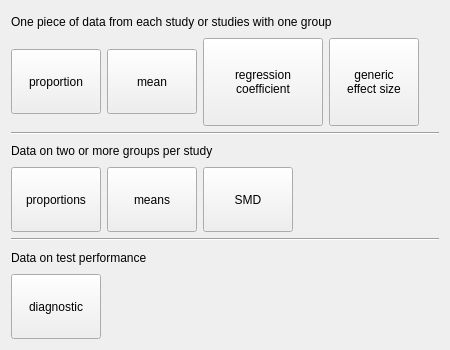
<?xml version="1.0" encoding="UTF-8"?>
<ui version="4.0">
 <class>DataTypePage</class>
 <widget class="QWizardPage" name="DataTypePage">
  <property name="geometry">
   <rect>
    <x>0</x>
    <y>0</y>
    <width>450</width>
    <height>350</height>
   </rect>
  </property>
  <property name="sizePolicy">
   <sizepolicy hsizetype="Preferred" vsizetype="Preferred">
    <horstretch>0</horstretch>
    <verstretch>0</verstretch>
   </sizepolicy>
  </property>
  <property name="windowTitle">
   <string>WizardPage</string>
  </property>
  <property name="title">
   <string>What type of data do you have?</string>
  </property>
  <layout class="QVBoxLayout" name="verticalLayout">
   <item>
    <widget class="QLabel" name="label_2">
     <property name="font">
      <font>
       <underline>false</underline>
      </font>
     </property>
     <property name="text">
      <string>One piece of data from each study or studies with one group</string>
     </property>
    </widget>
   </item>
   <item>
    <layout class="QHBoxLayout" name="horizontalLayout_3">
     <item>
      <widget class="QToolButton" name="onearm_proportion_Button">
       <property name="minimumSize">
        <size>
         <width>90</width>
         <height>65</height>
        </size>
       </property>
       <property name="maximumSize">
        <size>
         <width>90</width>
         <height>65</height>
        </size>
       </property>
       <property name="text">
        <string>proportion</string>
       </property>
       <property name="icon">
        <iconset resource="../images/icons.qrc">
         <normaloff>:/new_dataset/startscreens/proportion.png</normaloff>:/new_dataset/startscreens/proportion.png</iconset>
       </property>
       <property name="iconSize">
        <size>
         <width>40</width>
         <height>40</height>
        </size>
       </property>
       <property name="checkable">
        <bool>true</bool>
       </property>
       <property name="toolButtonStyle">
        <enum>Qt::ToolButtonTextUnderIcon</enum>
       </property>
       <attribute name="buttonGroup">
        <string notr="true">buttonGroup</string>
       </attribute>
      </widget>
     </item>
     <item>
      <widget class="QToolButton" name="onearm_mean_Button">
       <property name="minimumSize">
        <size>
         <width>90</width>
         <height>65</height>
        </size>
       </property>
       <property name="maximumSize">
        <size>
         <width>90</width>
         <height>65</height>
        </size>
       </property>
       <property name="baseSize">
        <size>
         <width>10</width>
         <height>10</height>
        </size>
       </property>
       <property name="text">
        <string>mean</string>
       </property>
       <property name="icon">
        <iconset resource="../images/icons.qrc">
         <normaloff>:/new_dataset/startscreens/mean.png</normaloff>:/new_dataset/startscreens/mean.png</iconset>
       </property>
       <property name="iconSize">
        <size>
         <width>40</width>
         <height>40</height>
        </size>
       </property>
       <property name="checkable">
        <bool>true</bool>
       </property>
       <property name="toolButtonStyle">
        <enum>Qt::ToolButtonTextUnderIcon</enum>
       </property>
       <attribute name="buttonGroup">
        <string notr="true">buttonGroup</string>
       </attribute>
      </widget>
     </item>
     <item>
      <widget class="QToolButton" name="onearm_single_reg_coef_Button">
       <property name="minimumSize">
        <size>
         <width>120</width>
         <height>88</height>
        </size>
       </property>
       <property name="maximumSize">
        <size>
         <width>120</width>
         <height>88</height>
        </size>
       </property>
       <property name="baseSize">
        <size>
         <width>10</width>
         <height>10</height>
        </size>
       </property>
       <property name="text">
        <string>regression
coefficient</string>
       </property>
       <property name="icon">
        <iconset resource="../images/icons.qrc">
         <normaloff>:/new_dataset/startscreens/single_reg_coef.png</normaloff>:/new_dataset/startscreens/single_reg_coef.png</iconset>
       </property>
       <property name="iconSize">
        <size>
         <width>40</width>
         <height>40</height>
        </size>
       </property>
       <property name="checkable">
        <bool>true</bool>
       </property>
       <property name="toolButtonStyle">
        <enum>Qt::ToolButtonTextUnderIcon</enum>
       </property>
       <attribute name="buttonGroup">
        <string notr="true">buttonGroup</string>
       </attribute>
      </widget>
     </item>
     <item>
      <widget class="QToolButton" name="onearm_generic_effect_size_Button">
       <property name="minimumSize">
        <size>
         <width>90</width>
         <height>88</height>
        </size>
       </property>
       <property name="maximumSize">
        <size>
         <width>90</width>
         <height>88</height>
        </size>
       </property>
       <property name="baseSize">
        <size>
         <width>10</width>
         <height>10</height>
        </size>
       </property>
       <property name="text">
        <string>generic
effect size</string>
       </property>
       <property name="icon">
        <iconset resource="../images/icons.qrc">
         <normaloff>:/new_dataset/startscreens/gen_eff_size.png</normaloff>:/new_dataset/startscreens/gen_eff_size.png</iconset>
       </property>
       <property name="iconSize">
        <size>
         <width>40</width>
         <height>40</height>
        </size>
       </property>
       <property name="checkable">
        <bool>true</bool>
       </property>
       <property name="toolButtonStyle">
        <enum>Qt::ToolButtonTextUnderIcon</enum>
       </property>
       <property name="arrowType">
        <enum>Qt::NoArrow</enum>
       </property>
       <attribute name="buttonGroup">
        <string notr="true">buttonGroup</string>
       </attribute>
      </widget>
     </item>
     <item>
      <spacer name="horizontalSpacer">
       <property name="orientation">
        <enum>Qt::Horizontal</enum>
       </property>
       <property name="sizeHint" stdset="0">
        <size>
         <width>40</width>
         <height>20</height>
        </size>
       </property>
      </spacer>
     </item>
    </layout>
   </item>
   <item>
    <widget class="Line" name="line_2">
     <property name="orientation">
      <enum>Qt::Horizontal</enum>
     </property>
    </widget>
   </item>
   <item>
    <widget class="QLabel" name="label_4">
     <property name="text">
      <string>Data on two or more groups per study</string>
     </property>
    </widget>
   </item>
   <item>
    <layout class="QHBoxLayout" name="horizontalLayout_2">
     <item>
      <widget class="QToolButton" name="twoarm_proportions_Button">
       <property name="minimumSize">
        <size>
         <width>90</width>
         <height>65</height>
        </size>
       </property>
       <property name="maximumSize">
        <size>
         <width>90</width>
         <height>65</height>
        </size>
       </property>
       <property name="baseSize">
        <size>
         <width>10</width>
         <height>10</height>
        </size>
       </property>
       <property name="text">
        <string>proportions</string>
       </property>
       <property name="icon">
        <iconset resource="../images/icons.qrc">
         <normaloff>:/new_dataset/startscreens/proportions.png</normaloff>:/new_dataset/startscreens/proportions.png</iconset>
       </property>
       <property name="iconSize">
        <size>
         <width>72</width>
         <height>44</height>
        </size>
       </property>
       <property name="checkable">
        <bool>true</bool>
       </property>
       <property name="toolButtonStyle">
        <enum>Qt::ToolButtonTextUnderIcon</enum>
       </property>
       <attribute name="buttonGroup">
        <string notr="true">buttonGroup</string>
       </attribute>
      </widget>
     </item>
     <item>
      <widget class="QToolButton" name="twoarm_means_Button">
       <property name="minimumSize">
        <size>
         <width>90</width>
         <height>65</height>
        </size>
       </property>
       <property name="maximumSize">
        <size>
         <width>90</width>
         <height>65</height>
        </size>
       </property>
       <property name="baseSize">
        <size>
         <width>10</width>
         <height>10</height>
        </size>
       </property>
       <property name="text">
        <string>means</string>
       </property>
       <property name="icon">
        <iconset resource="../images/icons.qrc">
         <normaloff>:/new_dataset/startscreens/means.png</normaloff>:/new_dataset/startscreens/means.png</iconset>
       </property>
       <property name="iconSize">
        <size>
         <width>54</width>
         <height>40</height>
        </size>
       </property>
       <property name="checkable">
        <bool>true</bool>
       </property>
       <property name="toolButtonStyle">
        <enum>Qt::ToolButtonTextUnderIcon</enum>
       </property>
       <attribute name="buttonGroup">
        <string notr="true">buttonGroup</string>
       </attribute>
      </widget>
     </item>
     <item>
      <widget class="QToolButton" name="twoarm_smds_Button">
       <property name="minimumSize">
        <size>
         <width>90</width>
         <height>65</height>
        </size>
       </property>
       <property name="maximumSize">
        <size>
         <width>90</width>
         <height>65</height>
        </size>
       </property>
       <property name="baseSize">
        <size>
         <width>10</width>
         <height>10</height>
        </size>
       </property>
       <property name="text">
        <string>SMD</string>
       </property>
       <property name="icon">
        <iconset resource="../images/icons.qrc">
         <normaloff>:/new_dataset/startscreens/smd.png</normaloff>:/new_dataset/startscreens/smd.png</iconset>
       </property>
       <property name="iconSize">
        <size>
         <width>40</width>
         <height>40</height>
        </size>
       </property>
       <property name="checkable">
        <bool>true</bool>
       </property>
       <property name="toolButtonStyle">
        <enum>Qt::ToolButtonTextUnderIcon</enum>
       </property>
       <attribute name="buttonGroup">
        <string notr="true">buttonGroup</string>
       </attribute>
      </widget>
     </item>
     <item>
      <spacer name="horizontalSpacer_2">
       <property name="orientation">
        <enum>Qt::Horizontal</enum>
       </property>
       <property name="sizeHint" stdset="0">
        <size>
         <width>40</width>
         <height>20</height>
        </size>
       </property>
      </spacer>
     </item>
    </layout>
   </item>
   <item>
    <widget class="Line" name="line_4">
     <property name="orientation">
      <enum>Qt::Horizontal</enum>
     </property>
    </widget>
   </item>
   <item>
    <widget class="QLabel" name="label_5">
     <property name="text">
      <string>Data on test performance</string>
     </property>
    </widget>
   </item>
   <item>
    <layout class="QHBoxLayout" name="horizontalLayout">
     <item>
      <widget class="QToolButton" name="diagnostic_Button">
       <property name="minimumSize">
        <size>
         <width>90</width>
         <height>65</height>
        </size>
       </property>
       <property name="maximumSize">
        <size>
         <width>90</width>
         <height>65</height>
        </size>
       </property>
       <property name="baseSize">
        <size>
         <width>10</width>
         <height>10</height>
        </size>
       </property>
       <property name="text">
        <string>diagnostic</string>
       </property>
       <property name="icon">
        <iconset resource="../images/icons.qrc">
         <normaloff>:/new_dataset/startscreens/diagnostic.png</normaloff>:/new_dataset/startscreens/diagnostic.png</iconset>
       </property>
       <property name="iconSize">
        <size>
         <width>85</width>
         <height>44</height>
        </size>
       </property>
       <property name="checkable">
        <bool>true</bool>
       </property>
       <property name="toolButtonStyle">
        <enum>Qt::ToolButtonTextUnderIcon</enum>
       </property>
       <attribute name="buttonGroup">
        <string notr="true">buttonGroup</string>
       </attribute>
      </widget>
     </item>
     <item>
      <spacer name="horizontalSpacer_3">
       <property name="orientation">
        <enum>Qt::Horizontal</enum>
       </property>
       <property name="sizeHint" stdset="0">
        <size>
         <width>40</width>
         <height>20</height>
        </size>
       </property>
      </spacer>
     </item>
    </layout>
   </item>
  </layout>
 </widget>
 <resources>
  <include location="../images/icons.qrc"/>
 </resources>
 <connections/>
 <buttongroups>
  <buttongroup name="buttonGroup"/>
 </buttongroups>
</ui>
